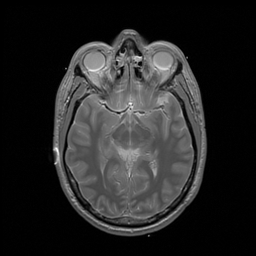
%> input picture Lab 7_data/S1_Q2_utils/pd.jpg, 256 x 256 px
$ octave P2.m   (GNU Octave 9; MATLAB toolbox functions it lacks are replaced by stand-ins)
%> lines starting %> are read from the running program, lines starting %| are printed output that depends on the picture; in (x1, y1, x2, y2) boxes, pixels count from 0 and x2, y2 are one past the last pixel; in counts of white or black regions, pixels touching at a corner belong together; the program's own positions count from 1
%% Part2

pd = imread("pd.jpg");
%> pd is the input picture: size 256x256x3 uint8; min 0, max 255, mean 38
t1 = imread("t1.jpg");
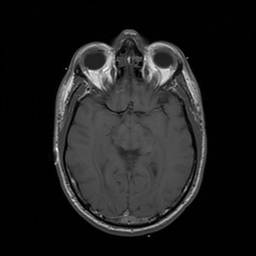
%> input picture Lab8/t1.jpg, 256 x 256 px
%> t1 is the input picture: size 256x256x3 uint8; min 0, max 255, mean 29.6
t2 = imread("t2.jpg");
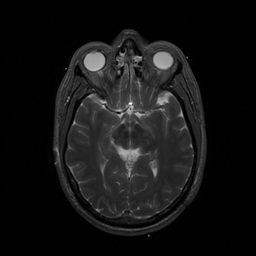
%> input picture Lab8/t2.jpg, 256 x 256 px
%> t2 is the input picture: size 256x256x3 uint8; min 0, max 255, mean 20.4

pd = im2double(pd(:,:,1));
%> pd: size 256x256 double
t1 = im2double(t1(:,:,1));
%> t1: size 256x256 double
t2 = im2double(t2(:,:,1));
%> t2: size 256x256 double

k = 6;
[m,n] = size(pd);
%> m = 256; n = 256

feature = [pd(:), t1(:), t2(:)];
labels = kmeans(feature, k);

clustered_image = reshape(labels,m,n);
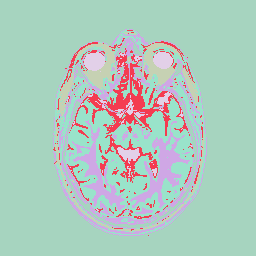
%> clustered_image: size 256x256 double; 6 distinct labels, from 1 to 6; one colour per label, 0 black

% Display
figure;

subplot(3,3,2)
imshow(t1,[])
title('Original T1')

for i = 1:k

    subplot(3,3,i+3)

    cluster = (clustered_image == i);

    imshow(cluster)

    title(['Cluster ',num2str(i)])

end
%> this loop made 6 passes
%> pass 1, `cluster = (clustered_image == i);`:
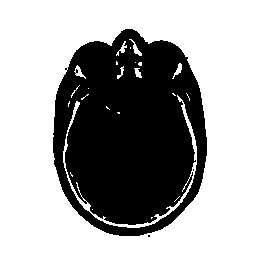
%> cluster: size 256x256 logical; 63.4% white; 3 black regions (2 under 20 px), largest, box (x1, y1, x2, y2) and area: (53, 29, 207, 236) 23961
%> pass 2, `cluster = (clustered_image == i);`:
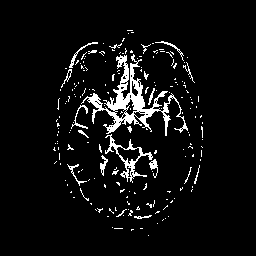
%> cluster: size 256x256 logical; 5.9% white; 197 white regions (177 under 20 px), largest, box (x1, y1, x2, y2) and area: (81, 54, 188, 136) 1926, (105, 134, 153, 183) 442, (69, 42, 98, 68) 87
%> pass 3, `cluster = (clustered_image == i);`:
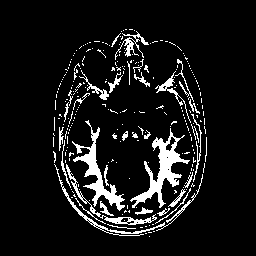
%> cluster: size 256x256 logical; 8.9% white; 253 white regions (218 under 20 px), largest, box (x1, y1, x2, y2) and area: (130, 128, 190, 208) 1247, (72, 120, 125, 211) 998, (54, 164, 203, 236) 528
%> after the loop:
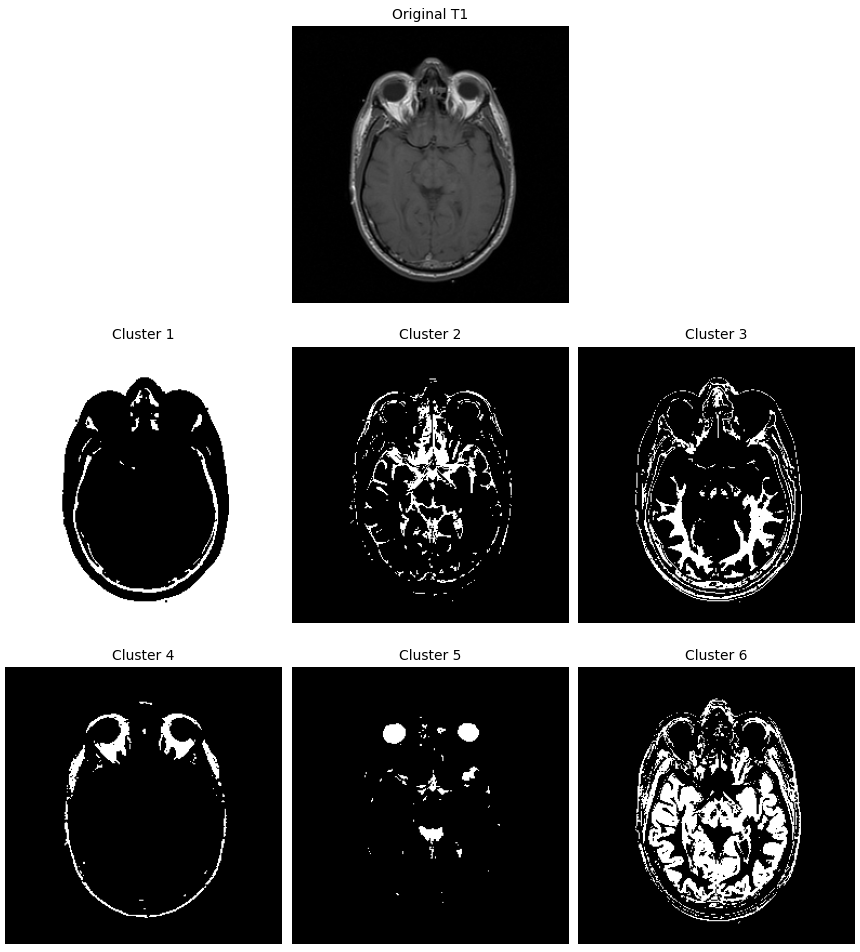
%> figure redrawn from the program's plot data, 7 panels
